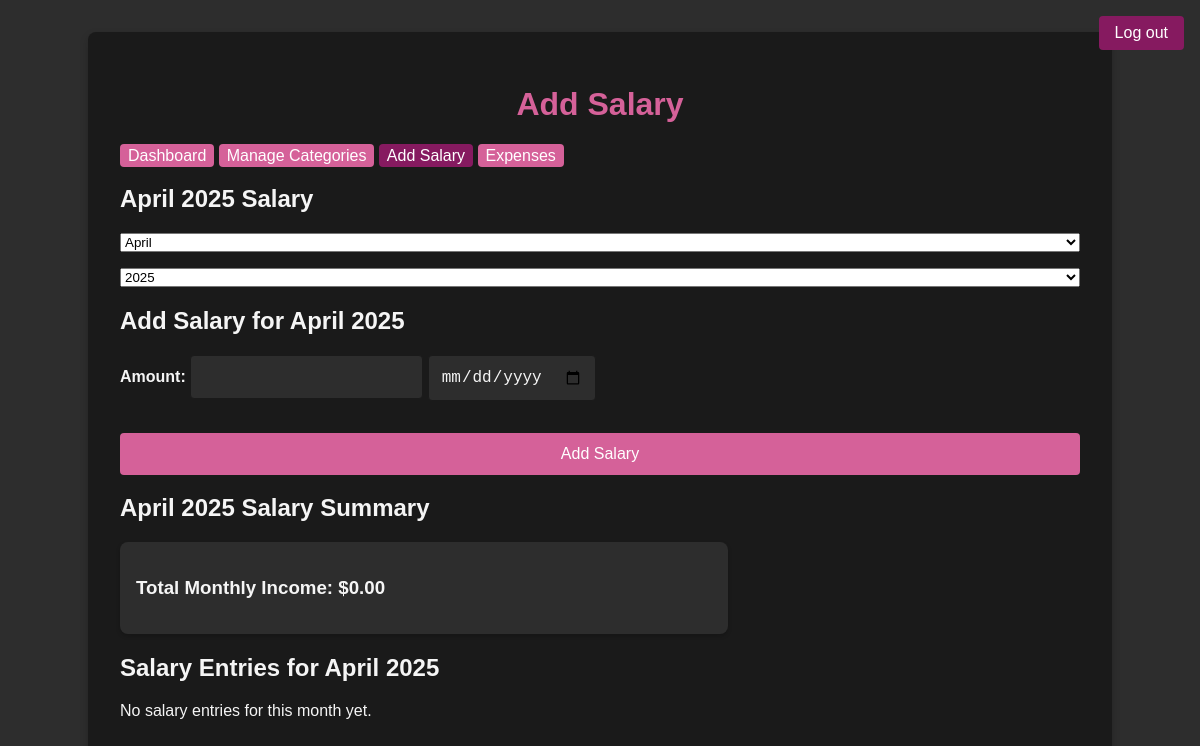
The page /salary (signed in) on the database as committed earlier.
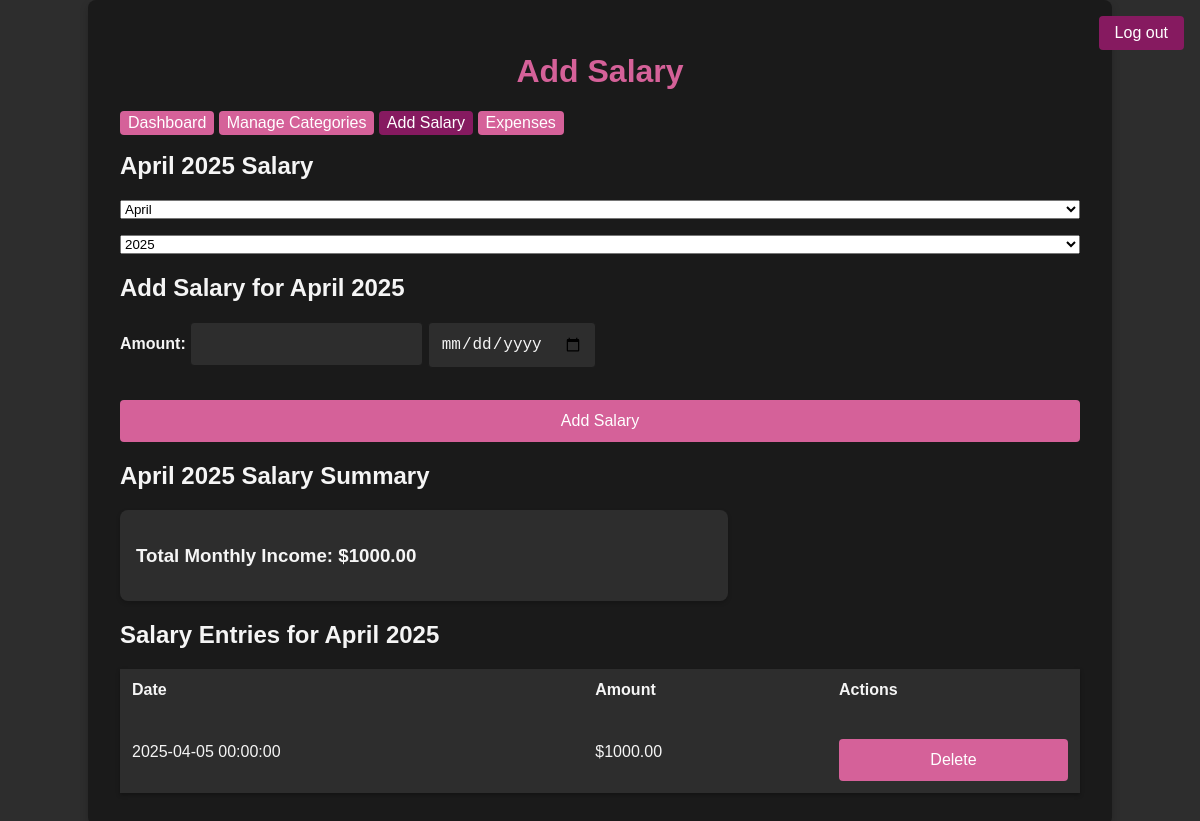
The same page on the database as committed later.
### tables this page shows
CREATE TABLE salaries(
    id INTEGER PRIMARY KEY AUTOINCREMENT,
    amount REAL NOT NULL,
    date TEXT NOT NULL
);

### app.py (the view, shortened to what this page needs)
@app.route('/salary', methods=['GET', 'POST'])
def salary():
    if 'username' not in session:
        return redirect(url_for('login'))
    user_id = get_user_id(session['username'])
    current_date = datetime.now()
    selected_month = int(request.args.get('month', current_date.month))
    selected_year = int(request.args.get('year', current_date.year))
    month_name = calendar.month_name[selected_month]
    calendar_months = {i: calendar.month_name[i] for i in range(1, 13)}
    month_start = f"{selected_year}-{selected_month:02d}-01"
    if selected_month == 12:
        next_month_year = selected_year + 1
        next_month = 1
    else:
        next_month_year = selected_year
        next_month = selected_month + 1
    month_end = f"{next_month_year}-{next_month:02d}-01"
    conn = get_db_connection()
    monthly_salary = conn.execute(
        'SELECT SUM(amount) as total FROM salaries WHERE date >= ? AND date < ?',
        (month_start, month_end)
    ).fetchone()
    monthly_salaries = conn.execute(
        'SELECT * FROM salaries WHERE date >= ? AND date < ? ORDER BY date DESC',
        (month_start, month_end)
    ).fetchall()
    conn.close()
    return render_template('salary.html',
                          month_name=month_name,
                          current_year=current_date.year,
                          selected_month=selected_month,
                          selected_year=selected_year,
                          calendar_months=calendar_months,
                          monthly_salary=monthly_salary,
                          monthly_salaries=monthly_salaries)

### app.py (called while the page is built)
def get_db_connection():
    conn = sqlite3.connect('database.db')
    conn.row_factory = sqlite3.Row
    return conn

def get_user_id(username):
    conn = get_db_connection()
    user = conn.execute('SELECT id FROM users WHERE username = ?', (username,)).fetchone()
    conn.close()
    return user['id'] if user else None

### templates/salary.html (shortened to what this page needs)
<!DOCTYPE html>
<html lang="en">
<head>
    <link rel="stylesheet" href="{{ url_for('static', filename='css/style.css') }}">
</head>
<body>
    <div class="container">
        <header>
            <h1>Add Salary</h1>
            <nav>
                <a href="{{ url_for('dashboard') }}" class="menu-item">Dashboard</a>
                <a href="{{ url_for('categories') }}" class="menu-item">Manage Categories</a>
                <a href="{{ url_for('salary') }}" class="active">Add Salary</a>
                <a href="{{ url_for('expenses') }}" class="menu-item">Expenses</a>
                <a href="{{ url_for('logout') }}" class="logout-btn">Log out</a>
            </nav>
        </header>
        <main>
            <section class="month-selector">
                <h2>{{ month_name }} {{ current_year }} Salary</h2>
                <form method="GET" action="{{ url_for('salary') }}">
                    <select name="month" onchange="this.form.submit()">
                        {% for i in range(1, 13) %}
                            <option value="{{ i }}" {% if i == selected_month %}selected{% endif %}>
                                {{ calendar_months[i] }}
                            </option>
                        {% endfor %}
                    </select>
                    <select name="year" onchange="this.form.submit()">
                        {% for year in range(current_year-5, current_year+1) %}
                            <option value="{{ year }}" {% if year == selected_year %}selected{% endif %}>
                                {{ year }}
                            </option>
                        {% endfor %}
                    </select>
                </form>
            </section>
            <section class="add-salary">
                <h2>Add Salary for {{ month_name }} {{ current_year }}</h2>
                <form action="{{ url_for('salary') }}" method="post">
                    <div class="form-group">
                        <label for="amount">Amount:</label>
                        <input type="number" id="amount" name="amount" step="0.01" min="0" required>
                        <input type="date" id="date" name="date" required>
                    </div>
                    <button type="submit" class="btn">Add Salary</button>
                </form>
            </section>
            <section class="salary-summary">
                <h2>{{ month_name }} {{ current_year }} Salary Summary</h2>
                <div class="summary-box">
                    <h3>Total Monthly Income:
                        {% if monthly_salary and monthly_salary['total'] %}
                            ${{ "%.2f"|format(monthly_salary['total']) }}
                        {% else %}
                            $0.00
                        {% endif %}
                    </h3>
                </div>
            </section>
            <section class="salary-list">
                <h2>Salary Entries for {{ month_name }} {{ current_year }}</h2>
                {% if monthly_salaries %}
                    <table>
                        <thead>
                            <tr>
                                <th>Date</th>
                                <th>Amount</th>
                                <th>Actions</th>
                            </tr>
                        </thead>
                        <tbody>
                            {% for salary in monthly_salaries %}
                                <tr>
                                    <td>{{ salary.date }}</td>
                                    <td>${{ "%.2f"|format(salary.amount) }}</td>
                                    <td>
                                        <form action="{{ url_for('delete_salary', id=salary.id) }}" method="post">
                                            <button type="submit" class="btn-delete">Delete</button>
                                        </form>
                                    </td>
                                </tr>
                            {% endfor %}
                        </tbody>
                    </table>
                {% else %}
                    <p>No salary entries for this month yet.</p>
                {% endif %}
            </section>
        </main>
    </div>
</body>
</html>

### static/css/style.css (style rules this page uses)
:root { --primary-color: #D56199; --primary-dark: #861A60; --bg-dark: #1a1a1a; --bg-medium: #2d2d2d; --text-light: #f5f5f5; }
body { background-color: var(--bg-medium); color: var(--text-light); font-family: 'Arial', sans-serif; margin: 0; padding: 0; display: flex; flex-direction: column; align-items: center; justify-content: center; min-height: 100vh; }
.container { background-color: var(--bg-dark); border-radius: 0.5rem; padding: 2rem; box-shadow: 0 0.25rem 0.5rem rgba(0, 0, 0, 0.2); width: 100%; max-width: 60rem; }
h1 { color: var(--primary-color); text-align: center; margin-bottom: 1.5rem; }
form { display: flex; flex-direction: column; gap: 1rem; }
label { font-weight: bold; margin-bottom: 0.25rem; }
input { padding: 0.75rem; border: 1px solid var(--bg-dark); border-radius: 0.25rem; background-color: var(--bg-medium); color: var(--text-light); font-size: 1rem; }
button { background-color: var(--primary-color); color: white; border: none; border-radius: 0.25rem; padding: 0.75rem; font-size: 1rem; cursor: pointer; transition: background-color 0.3s; margin-top: 1rem; }
a.menu-item { color: white; background-color: var(--primary-color); text-decoration: none; text-align: center; display: inline; margin-top: 1rem; padding: 0.2rem 0.5rem; border-radius: 0.25rem; }
a.active { color: white; background-color: var(--primary-dark); text-decoration: none; text-align: center; display: inline; margin-top: 1rem; padding: 0.2rem 0.5rem; border-radius: 0.25rem; }
.logout-btn { position: absolute; top: 1rem; right: 1rem; background-color: var(--primary-dark); color: white; text-decoration: none; padding: 0.5rem 1rem; border-radius: 0.25rem; }
table { width: 100%; border-collapse: collapse; margin-top: 1.25rem; background: var(--bg-medium); box-shadow: 0 0.125rem 0.25rem rgba(0,0,0,0.3); }
th, td { padding: 0.75rem; text-align: left; border-bottom: 0.063rem solid var(--border-color); }
th { background-color: var(--bg-light); color: var(--text-light); }
.summary-box { background-color: var(--bg-medium); border-radius: 0.5rem; padding: 1rem; box-shadow: 0 0.125rem 0.25rem rgba(0,0,0,0.2); margin-bottom: 1rem; width: 60%; }

Rows that differ between the two databases and show on the page:
added salaries: date "2025-04-05 00:00:00", amount "1000.00"
Other text that changed with them:
{{ "%.2f"|format(monthly_salary['total']) }}: (not shown) → "1000.00"
text no longer shown: "$0.00 No salary entries for this month yet."
text now shown: "$ Date Amount Actions"
